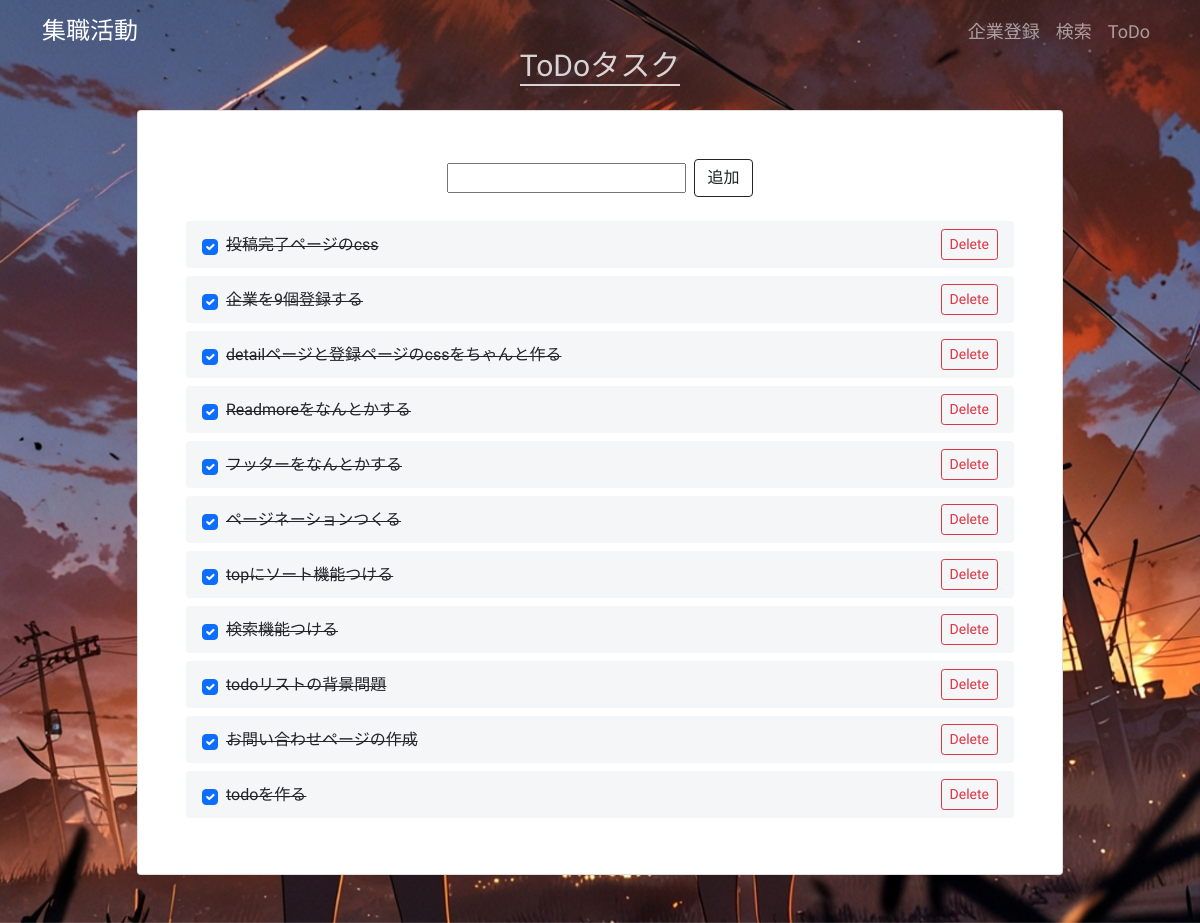
/todo/, run on the app's committed database.
### myapp/models.py (models this page shows, shortened)
class Task(models.Model):
    title = models.CharField(max_length=255)
    is_completed = models.BooleanField(default=False)

### myapp/views.py (the view, shortened to what this page needs)
class TodoListView(FormMixin, ListView):
    model = Task
    template_name = 'todo.html'
    context_object_name = 'tasks'
    form_class = TaskForm
    def get_queryset(self):
        return Task.objects.all().order_by('-id')

### myapp/forms.py
class TaskForm(ModelForm):
    class Meta:
        model = Task
        fields = ['title']

### myapp/templates/todo.html (shortened to what this page needs)
{% load static %}
<!doctype html>
<html lang="ja">
  <head>
    <link href="https://cdn.jsdelivr.net/npm/bootstrap@5.0.2/dist/css/bootstrap.min.css" rel="stylesheet">
    <link href="{% static 'css/styles212.css' %}" rel="stylesheet">
  </head>
  <body>
<div class="jumbotron-extend2">
<header>
    <nav class="navbar navbar-expand-lg navbar-dark navbar-custom fixed-top" >
        <div class="container">
            <a class="navbar-brand" href="{% url 'myapp:index' %}" style="font-size:24px; font-family: 'Zen Kurenaido', sans-serif;">集職活動</a>
                <div class="collapse navbar-collapse" id="navbarResponsive">
                <ul class="navbar-nav ms-auto">
                    <li class="nav-item">
                        <a class="nav-link" style="font-size:18px; font-family: 'Zen Kurenaido', sans-serif;" href="{% url 'myapp:post' %}">企業登録</a>
                        <li class="nav-item">
                            <a class="nav-link" style="font-size:18px; font-family: 'Zen Kurenaido', sans-serif;" href="{% url 'myapp:search' %}">検索</a>
                    <li class="nav-item">
                        <a class="nav-link" style="font-size:18px; font-family: 'Zen Kurenaido', sans-serif;" href="{% url 'myapp:todo_list' %}">ToDo</a>
                </ul>
            </div>
        </div>
    </nav>
</header>
<section>
    <div class="container py-5 h-100">
      <div class="row d-flex justify-content-center align-items-center h-100">
        <div class="col col-xl-10">
          <div class="container text-center">
            <h2 class="mb-4 white4">ToDoタスク</h2>
          </div>
          <div class="card">
            <div class="card-body p-5">
              <form method="POST" class="d-flex justify-content-center align-items-center mb-4">
                {{ form.title }}
                <button type="submit" style="font-family: 'Zen Kurenaido', sans-serif;" class="btn btn-outline-dark ms-2">追加</button>
              </form>
              <ul class="list-group mb-0">
                {% for task in tasks %}
                <li class="list-group-item d-flex align-items-center border-0 mb-2 rounded" style="background-color: #f4f6f7;">
                    <input class="form-check-input me-2" type="checkbox" onchange="location.href='{% url 'myapp:toggle_task' task.id %}'" {% if task.is_completed %}checked{% endif %} />
                    {% if task.is_completed %}
                    <s><span style="font-family: 'Zen Kurenaido', sans-serif;">{{ task.title }}</span></s>
                    {% else %}
                    <span style="font-family: 'Zen Kurenaido', sans-serif;">{{ task.title }}</span>
                    {% endif %}
                    <button class="btn btn btn-outline-danger btn-sm ms-auto" style="font-family: 'Zen Kurenaido', sans-serif;" onclick="location.href='{% url 'myapp:delete_task' task.id %}'">Delete</button>
                  </li>
                {% endfor %}
              </ul>
            </div>
          </div>
        </div>
      </div>
    </div>
  </section>
</div>

### static/css/styles212.css (style rules this page uses)
.jumbotron-extend2 { position: relative; min-height: 100vh; height: auto; background-image: url("/static/img/todo2.jpg"); background-repeat: no-repeat; background-attachment: fixed; background-position: center; background-size: cover; }
html { overflow-y: scroll; }
h2 { font-size:18px; font-family: "Orbitron", sans-serif; opacity: 0.8; }
.white4 { font-size: 30px; font-family: "Zen Kurenaido", sans-serif; color: #ffffff; margin-bottom: 1rem; opacity: 0.8; border-bottom: 2px solid #ffffff; display: inline-block; text-align: center; }

### data on the page
Task: is_completed "☑", title "投稿完了ページのcss"
Task: is_completed "☑", title "企業を9個登録する"
Task: is_completed "☑", title "detailページと登録ページのcssをちゃんと作る"
Task: is_completed "☑", title "Readmoreをなんとかする"
Task: is_completed "☑", title "フッターをなんとかする"
Task: is_completed "☑", title "ページネーションつくる"
Task: is_completed "☑", title "topにソート機能つける"
Task: is_completed "☑", title "検索機能つける"
Task: is_completed "☑", title "todoリストの背景問題"
Task: is_completed "☑", title "お問い合わせページの作成"
Task: is_completed "☑", title "todoを作る"
